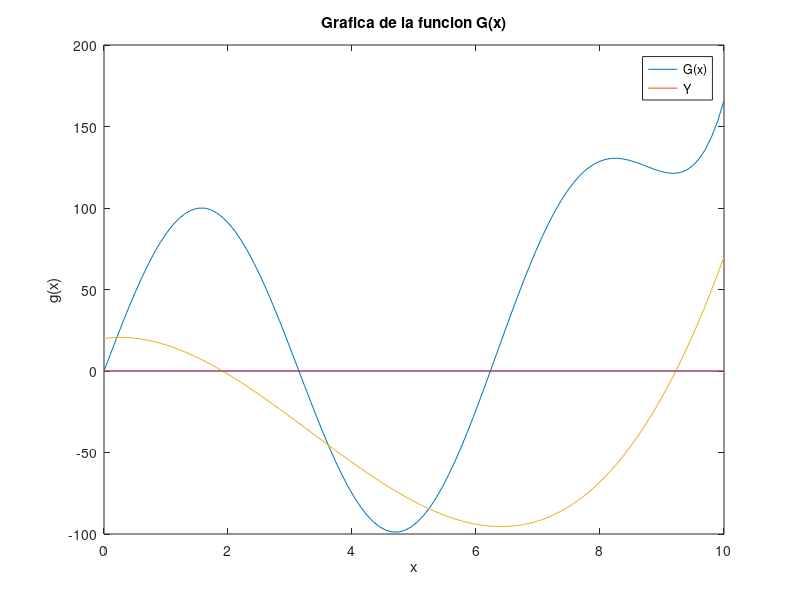

Write MATLAB code to recreate this figure.
%% Operaciones entre matrices
a=10*rand(4); %Declaran las variables paara que sean un numero entre el 1 y el 10
a=round(a);%Se redondean para que quede un entero
b=10*rand(4);%Se hace lo mismo con la variable B
b=round(b);
disp (a); 
A=inv(a);%Se declara el inverso de a
B=inv(b);%Se hace lo mismo con b
disp (b);
Suma=a+b; %Se hace la suma entre las Matrices
Resta=a-b; %Se hace la resta entre las Matrices;
disp suma;
disp (Suma);
disp resta
disp (Resta);
disp multiplicacion;
Mul=a*b;%Se hace la Multiplicacion entre las Matrices
disp (Mul);
Mul=A*b; %Se hace la multiplicacion de inverso de a y b
disp(Mul);
Mul=a*B;%Se hace la multiplicacion de a y el inverso de b
disp(Mul);
Cua=a*a;%Se multiplica a por a
disp(Cua);
%% Operaciones elemento a elemento
a=10*rand(4); 
a=round(a);
b=10*rand(4);
b=round(b);%%Se declaran otra vez la variables
Div=a./b; %%Se hace la division entre A/B elemento a elemento
disp(Div);
Mul=a.*b;%%Se multiplican a y b Pero elemento a elemento
disp(Mul);
div=a.\b;%%Se hace la division entre B/A elemento a elemento
disp(div);
Ele=a.^b;%%Se eleva una matriz por otra
disp(Ele);
%% Grafica 1
x = linspace(0, 10, 100);
e = exp(x)/100;
s = sin(x);
g = e + 100 * s; %se crea la funcion
y=linspace(0,0,100);
plot(x,g)
hold on;
plot(x,y)
xlabel("x");
ylabel("f(x)")
title("Grafica de la funcion F(x)")
legend('F(x)','Y')
%% Grafica 2
x = linspace(0, 10, 100);
f= x.*x.*x -10.*x.*x +5.*x+20;%Se crea la funcion
plot(x,f)
hold on;
y=linspace(0,0,100);
plot(x,y)
xlabel("x");
ylabel("g(x)")
title("Grafica de la funcion G(x)")
legend('G(x)','Y')